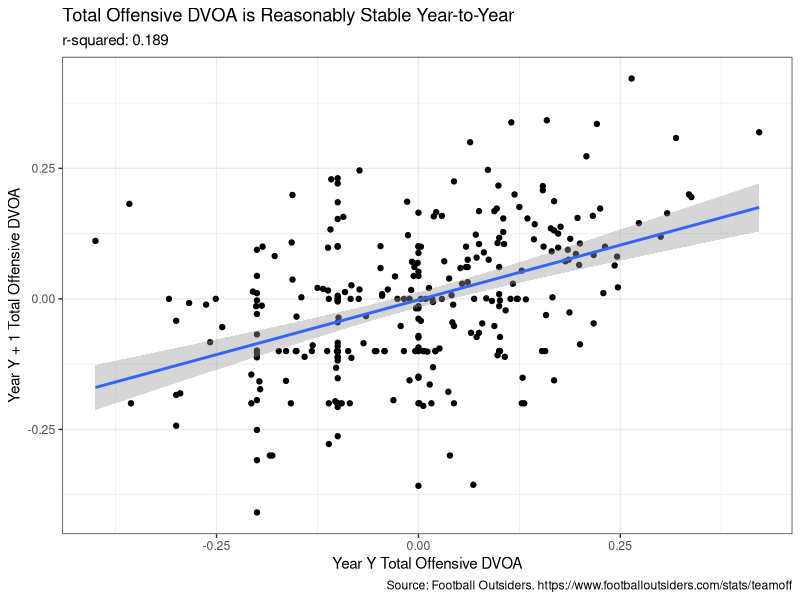

Generate this figure with R:
### -----------------------------------------------------------------------------------------------
### Testing the year to year stability of Offensive DVOA.
### Data scraped from https://www.footballoutsiders.com/stats/teamoff
### -----------------------------------------------------------------------------------------------

library(tidyverse)
library(broom)

dvoa <- read_csv("data/off_dvoa_09-18.csv")

dvoa_year2 <- dvoa %>%
   mutate(season2 = season + 1)

dvoa_joined <-dvoa_year2 %>%
   inner_join(dvoa_year2, by = c("season2" = "season", "team"))

colnames(dvoa_joined)

### ------ Models go here ---------------------------------------------------------------------////

### Total Defensive DVOA first --------------------------------------------------------------------

total_dvoa_model <- lm(data = dvoa_joined, offenseive_dvoa.y ~ offenseive_dvoa.x)
summary(total_dvoa_model)

total_dvoa_stability <- glance(total_dvoa_model) %>%
   mutate(metric = "Total Offensive DVOA",
          r.squared = round(r.squared, 3)) %>%
   select(metric, r.squared)

### This will go in the README as a visual ---------------------------------------------------------

ggplot(data = dvoa_joined, aes(x = offenseive_dvoa.x, y = offenseive_dvoa.y)) +
   geom_point() +
   geom_smooth(method = "lm") +
   theme_bw() +
   labs(x = "Year Y Total Offensive DVOA",
        y = "Year Y + 1 Total Offensive DVOA",
        title = "Total Offensive DVOA is Reasonably Stable Year-to-Year",
        subtitle = paste("r-squared:", total_dvoa_stability$r.squared),
        caption = "Source: Football Outsiders. https://www.footballoutsiders.com/stats/teamoff")

### magic incantation to save the plot to disk -----------------------------------------------------

dev.copy(png,'total_offensive_dvoa.png')
dev.off()

### Pass DVOA -------------------------------------------------------------------------------------

pass_dvoa_model <- lm(data = dvoa_joined, pass_dvoa.y ~ pass_dvoa.x)
summary(pass_dvoa_model)

pass_dvoa_stability <- glance(pass_dvoa_model) %>%
   mutate(metric = "Offensive Passing DVOA",
          r.squared = round(r.squared, 3)) %>%
   select(metric, r.squared)

### Rush DVOA -------------------------------------------------------------------------------------

rush_dvoa_model <- lm(data = dvoa_joined, rush_dvoa.y ~ rush_dvoa.x)
summary(rush_dvoa_model)

rush_dvoa_stability <- glance(rush_dvoa_model) %>%
   mutate(metric = "Offensive Rushing DVOA",
          r.squared = round(r.squared, 3)) %>%
   select(metric, r.squared)

### Bind up the results with some twine. ---------------------------------------------------------

defensive_dvoa_results <- total_dvoa_stability %>%
   bind_rows(pass_dvoa_stability,
             rush_dvoa_stability)

write_csv(defensive_dvoa_results, "results.csv")
